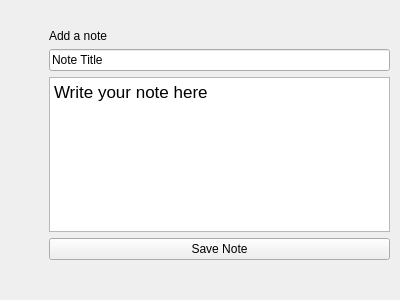
<?xml version="1.0" encoding="UTF-8"?>
<ui version="4.0">
 <class>Notes</class>
 <widget class="QWidget" name="Notes">
  <property name="geometry">
   <rect>
    <x>0</x>
    <y>0</y>
    <width>400</width>
    <height>300</height>
   </rect>
  </property>
  <property name="windowTitle">
   <string>Form</string>
  </property>
  <widget class="QWidget" name="verticalLayoutWidget">
   <property name="geometry">
    <rect>
     <x>49</x>
     <y>29</y>
     <width>341</width>
     <height>231</height>
    </rect>
   </property>
   <layout class="QVBoxLayout" name="verticalLayout">
    <item>
     <widget class="QLabel" name="label">
      <property name="text">
       <string>Add a note</string>
      </property>
     </widget>
    </item>
    <item>
     <widget class="QLineEdit" name="lineEdit">
      <property name="text">
       <string>Note Title</string>
      </property>
     </widget>
    </item>
    <item>
     <widget class="QTextEdit" name="textEdit">
      <property name="html">
       <string>&lt;!DOCTYPE HTML PUBLIC &quot;-//W3C//DTD HTML 4.0//EN&quot; &quot;http://www.w3.org/TR/REC-html40/strict.dtd&quot;&gt;
&lt;html&gt;&lt;head&gt;&lt;meta name=&quot;qrichtext&quot; content=&quot;1&quot; /&gt;&lt;meta charset=&quot;utf-8&quot; /&gt;&lt;style type=&quot;text/css&quot;&gt;
p, li { white-space: pre-wrap; }
hr { height: 1px; border-width: 0; }
li.unchecked::marker { content: &quot;\2610&quot;; }
li.checked::marker { content: &quot;\2612&quot;; }
&lt;/style&gt;&lt;/head&gt;&lt;body style=&quot; font-family:'.AppleSystemUIFont'; font-size:13pt; font-weight:400; font-style:normal;&quot;&gt;
&lt;p style=&quot; margin-top:0px; margin-bottom:0px; margin-left:0px; margin-right:0px; -qt-block-indent:0; text-indent:0px;&quot;&gt;Write your note here&lt;/p&gt;
&lt;p style=&quot;-qt-paragraph-type:empty; margin-top:0px; margin-bottom:0px; margin-left:0px; margin-right:0px; -qt-block-indent:0; text-indent:0px;&quot;&gt;&lt;br /&gt;&lt;/p&gt;&lt;/body&gt;&lt;/html&gt;</string>
      </property>
     </widget>
    </item>
    <item>
     <widget class="QPushButton" name="saveNoteButton">
      <property name="text">
       <string>Save Note</string>
      </property>
     </widget>
    </item>
   </layout>
  </widget>
 </widget>
 <resources/>
 <connections/>
</ui>
